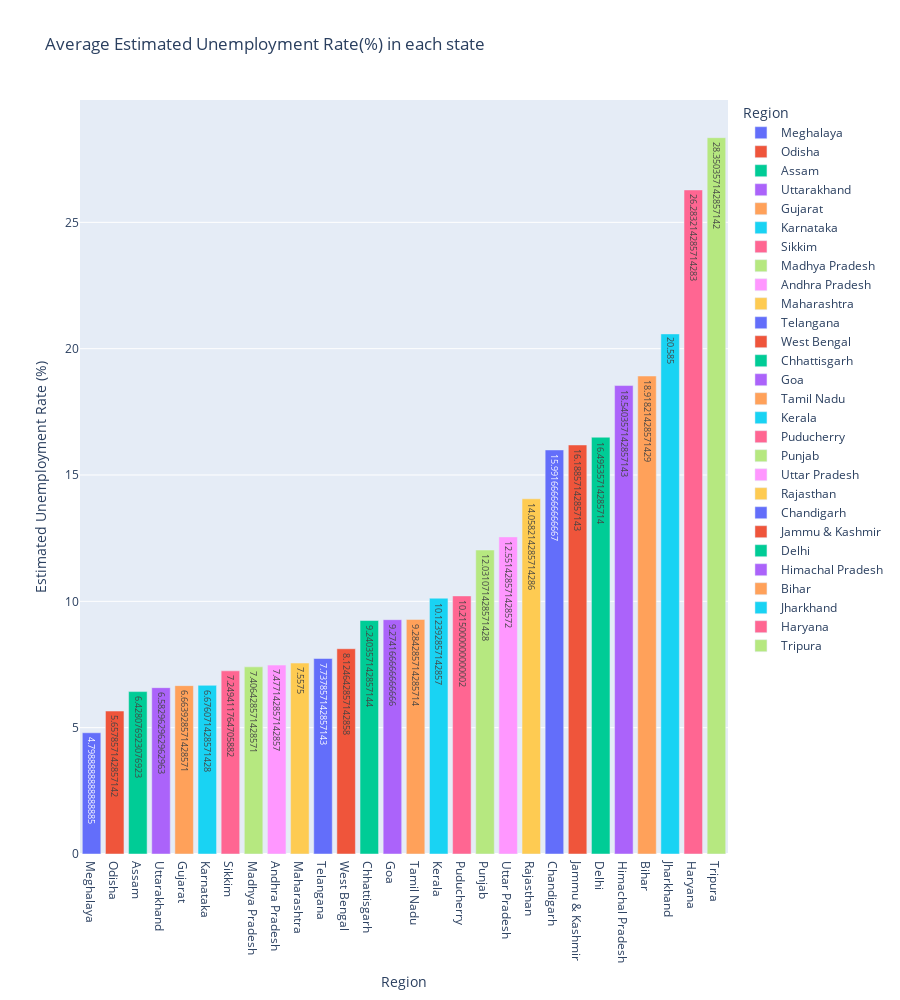

The notebook cell this image was saved under:
### Code cell
df_est_unemp_rate_vs_region = unemp_non_null[['Estimated Unemployment Rate (%)','Region']]

df_est_unemp_rate_vs_region = df_est_unemp_rate_vs_region.groupby('Region').mean().reset_index()

df_est_unemp_rate_vs_region = df_est_unemp_rate_vs_region.sort_values('Estimated Unemployment Rate (%)')

fig = px.bar(df_est_unemp_rate_vs_region, x='Region',y='Estimated Unemployment Rate (%)',color='Region',
            title='Average Estimated Unemployment Rate(%) in each state',template='plotly', text='Estimated Unemployment Rate (%)', height=1000)

fig.show()

### Figure 1 — Plotly figure (JSON) as saved in the notebook; plotly's stock layout.template omitted (floating-point values rounded to 4 significant figures)
{"data": [{"alignmentgroup": "True", "hovertemplate": "Region=%{x}<br>Estimated Unemployment Rate (%)=%{text}<extra></extra>", "legendgroup": "Meghalaya", "marker": {"color": "#636efa", "pattern": {"shape": ""}}, "name": "Meghalaya", "offsetgroup": "Meghalaya", "orientation": "v", "showlegend": true, "text": [4.799], "textposition": "auto", "type": "bar", "x": ["Meghalaya"], "xaxis": "x", "y": [4.799], "yaxis": "y"}, {"alignmentgroup": "True", "hovertemplate": "Region=%{x}<br>Estimated Unemployment Rate (%)=%{text}<extra></extra>", "legendgroup": "Odisha", "marker": {"color": "#EF553B", "pattern": {"shape": ""}}, "name": "Odisha", "offsetgroup": "Odisha", "orientation": "v", "showlegend": true, "text": [5.658], "textposition": "auto", "type": "bar", "x": ["Odisha"], "xaxis": "x", "y": [5.658], "yaxis": "y"}, {"alignmentgroup": "True", "hovertemplate": "Region=%{x}<br>Estimated Unemployment Rate (%)=%{text}<extra></extra>", "legendgroup": "Assam", "marker": {"color": "#00cc96", "pattern": {"shape": ""}}, "name": "Assam", "offsetgroup": "Assam", "orientation": "v", "showlegend": true, "text": [6.428], "textposition": "auto", "type": "bar", "x": ["Assam"], "xaxis": "x", "y": [6.428], "yaxis": "y"}, {"alignmentgroup": "True", "hovertemplate": "Region=%{x}<br>Estimated Unemployment Rate (%)=%{text}<extra></extra>", "legendgroup": "Uttarakhand", "marker": {"color": "#ab63fa", "pattern": {"shape": ""}}, "name": "Uttarakhand", "offsetgroup": "Uttarakhand", "orientation": "v", "showlegend": true, "text": [6.583], "textposition": "auto", "type": "bar", "x": ["Uttarakhand"], "xaxis": "x", "y": [6.583], "yaxis": "y"}, {"alignmentgroup": "True", "hovertemplate": "Region=%{x}<br>Estimated Unemployment Rate (%)=%{text}<extra></extra>", "legendgroup": "Gujarat", "marker": {"color": "#FFA15A", "pattern": {"shape": ""}}, "name": "Gujarat", "offsetgroup": "Gujarat", "orientation": "v", "showlegend": true, "text": [6.664], "textposition": "auto", "type": "bar", "x": ["Gujarat"], "xaxis": "x", "y": [6.664], "yaxis": "y"}, {"alignmentgroup": "True", "hovertemplate": "Region=%{x}<br>Estimated Unemployment Rate (%)=%{text}<extra></extra>", "legendgroup": "Karnataka", "marker": {"color": "#19d3f3", "pattern": {"shape": ""}}, "name": "Karnataka", "offsetgroup": "Karnataka", "orientation": "v", "showlegend": true, "text": [6.676], "textposition": "auto", "type": "bar", "x": ["Karnataka"], "xaxis": "x", "y": [6.676], "yaxis": "y"}, {"alignmentgroup": "True", "hovertemplate": "Region=%{x}<br>Estimated Unemployment Rate (%)=%{text}<extra></extra>", "legendgroup": "Sikkim", "marker": {"color": "#FF6692", "pattern": {"shape": ""}}, "name": "Sikkim", "offsetgroup": "Sikkim", "orientation": "v", "showlegend": true, "text": [7.249], "textposition": "auto", "type": "bar", "x": ["Sikkim"], "xaxis": "x", "y": [7.249], "yaxis": "y"}, {"alignmentgroup": "True", "hovertemplate": "Region=%{x}<br>Estimated Unemployment Rate (%)=%{text}<extra></extra>", "legendgroup": "Madhya Pradesh", "marker": {"color": "#B6E880", "pattern": {"shape": ""}}, "name": "Madhya Pradesh", "offsetgroup": "Madhya Pradesh", "orientation": "v", "showlegend": true, "text": [7.406], "textposition": "auto", "type": "bar", "x": ["Madhya Pradesh"], "xaxis": "x", "y": [7.406], "yaxis": "y"}, {"alignmentgroup": "True", "hovertemplate": "Region=%{x}<br>Estimated Unemployment Rate (%)=%{text}<extra></extra>", "legendgroup": "Andhra Pradesh", "marker": {"color": "#FF97FF", "pattern": {"shape": ""}}, "name": "Andhra Pradesh", "offsetgroup": "Andhra Pradesh", "orientation": "v", "showlegend": true, "text": [7.477], "textposition": "auto", "type": "bar", "x": ["Andhra Pradesh"], "xaxis": "x", "y": [7.477], "yaxis": "y"}, {"alignmentgroup": "True", "hovertemplate": "Region=%{x}<br>Estimated Unemployment Rate (%)=%{text}<extra></extra>", "legendgroup": "Maharashtra", "marker": {"color": "#FECB52", "pattern": {"shape": ""}}, "name": "Maharashtra", "offsetgroup": "Maharashtra", "orientation": "v", "showlegend": true, "text": [7.558], "textposition": "auto", "type": "bar", "x": ["Maharashtra"], "xaxis": "x", "y": [7.558], "yaxis": "y"}, {"alignmentgroup": "True", "hovertemplate": "Region=%{x}<br>Estimated Unemployment Rate (%)=%{text}<extra></extra>", "legendgroup": "Telangana", "marker": {"color": "#636efa", "pattern": {"shape": ""}}, "name": "Telangana", "offsetgroup": "Telangana", "orientation": "v", "showlegend": true, "text": [7.738], "textposition": "auto", "type": "bar", "x": ["Telangana"], "xaxis": "x", "y": [7.738], "yaxis": "y"}, {"alignmentgroup": "True", "hovertemplate": "Region=%{x}<br>Estimated Unemployment Rate (%)=%{text}<extra></extra>", "legendgroup": "West Bengal", "marker": {"color": "#EF553B", "pattern": {"shape": ""}}, "name": "West Bengal", "offsetgroup": "West Bengal", "orientation": "v", "showlegend": true, "text": [8.125], "textposition": "auto", "type": "bar", "x": ["West Bengal"], "xaxis": "x", "y": [8.125], "yaxis": "y"}, {"alignmentgroup": "True", "hovertemplate": "Region=%{x}<br>Estimated Unemployment Rate (%)=%{text}<extra></extra>", "legendgroup": "Chhattisgarh", "marker": {"color": "#00cc96", "pattern": {"shape": ""}}, "name": "Chhattisgarh", "offsetgroup": "Chhattisgarh", "orientation": "v", "showlegend": true, "text": [9.24], "textposition": "auto", "type": "bar", "x": ["Chhattisgarh"], "xaxis": "x", "y": [9.24], "yaxis": "y"}, {"alignmentgroup": "True", "hovertemplate": "Region=%{x}<br>Estimated Unemployment Rate (%)=%{text}<extra></extra>", "legendgroup": "Goa", "marker": {"color": "#ab63fa", "pattern": {"shape": ""}}, "name": "Goa", "offsetgroup": "Goa", "orientation": "v", "showlegend": true, "text": [9.274], "textposition": "auto", "type": "bar", "x": ["Goa"], "xaxis": "x", "y": [9.274], "yaxis": "y"}, {"alignmentgroup": "True", "hovertemplate": "Region=%{x}<br>Estimated Unemployment Rate (%)=%{text}<extra></extra>", "legendgroup": "Tamil Nadu", "marker": {"color": "#FFA15A", "pattern": {"shape": ""}}, "name": "Tamil Nadu", "offsetgroup": "Tamil Nadu", "orientation": "v", "showlegend": true, "text": [9.284], "textposition": "auto", "type": "bar", "x": ["Tamil Nadu"], "xaxis": "x", "y": [9.284], "yaxis": "y"}, {"alignmentgroup": "True", "hovertemplate": "Region=%{x}<br>Estimated Unemployment Rate (%)=%{text}<extra></extra>", "legendgroup": "Kerala", "marker": {"color": "#19d3f3", "pattern": {"shape": ""}}, "name": "Kerala", "offsetgroup": "Kerala", "orientation": "v", "showlegend": true, "text": [10.12], "textposition": "auto", "type": "bar", "x": ["Kerala"], "xaxis": "x", "y": [10.12], "yaxis": "y"}, {"alignmentgroup": "True", "hovertemplate": "Region=%{x}<br>Estimated Unemployment Rate (%)=%{text}<extra></extra>", "legendgroup": "Puducherry", "marker": {"color": "#FF6692", "pattern": {"shape": ""}}, "name": "Puducherry", "offsetgroup": "Puducherry", "orientation": "v", "showlegend": true, "text": [10.22], "textposition": "auto", "type": "bar", "x": ["Puducherry"], "xaxis": "x", "y": [10.22], "yaxis": "y"}, {"alignmentgroup": "True", "hovertemplate": "Region=%{x}<br>Estimated Unemployment Rate (%)=%{text}<extra></extra>", "legendgroup": "Punjab", "marker": {"color": "#B6E880", "pattern": {"shape": ""}}, "name": "Punjab", "offsetgroup": "Punjab", "orientation": "v", "showlegend": true, "text": [12.03], "textposition": "auto", "type": "bar", "x": ["Punjab"], "xaxis": "x", "y": [12.03], "yaxis": "y"}, {"alignmentgroup": "True", "hovertemplate": "Region=%{x}<br>Estimated Unemployment Rate (%)=%{text}<extra></extra>", "legendgroup": "Uttar Pradesh", "marker": {"color": "#FF97FF", "pattern": {"shape": ""}}, "name": "Uttar Pradesh", "offsetgroup": "Uttar Pradesh", "orientation": "v", "showlegend": true, "text": [12.55], "textposition": "auto", "type": "bar", "x": ["Uttar Pradesh"], "xaxis": "x", "y": [12.55], "yaxis": "y"}, {"alignmentgroup": "True", "hovertemplate": "Region=%{x}<br>Estimated Unemployment Rate (%)=%{text}<extra></extra>", "legendgroup": "Rajasthan", "marker": {"color": "#FECB52", "pattern": {"shape": ""}}, "name": "Rajasthan", "offsetgroup": "Rajasthan", "orientation": "v", "showlegend": true, "text": [14.06], "textposition": "auto", "type": "bar", "x": ["Rajasthan"], "xaxis": "x", "y": [14.06], "yaxis": "y"}, {"alignmentgroup": "True", "hovertemplate": "Region=%{x}<br>Estimated Unemployment Rate (%)=%{text}<extra></extra>", "legendgroup": "Chandigarh", "marker": {"color": "#636efa", "pattern": {"shape": ""}}, "name": "Chandigarh", "offsetgroup": "Chandigarh", "orientation": "v", "showlegend": true, "text": [15.99], "textposition": "auto", "type": "bar", "x": ["Chandigarh"], "xaxis": "x", "y": [15.99], "yaxis": "y"}, {"alignmentgroup": "True", "hovertemplate": "Region=%{x}<br>Estimated Unemployment Rate (%)=%{text}<extra></extra>", "legendgroup": "Jammu & Kashmir", "marker": {"color": "#EF553B", "pattern": {"shape": ""}}, "name": "Jammu & Kashmir", "offsetgroup": "Jammu & Kashmir", "orientation": "v", "showlegend": true, "text": [16.19], "textposition": "auto", "type": "bar", "x": ["Jammu & Kashmir"], "xaxis": "x", "y": [16.19], "yaxis": "y"}, {"alignmentgroup": "True", "hovertemplate": "Region=%{x}<br>Estimated Unemployment Rate (%)=%{text}<extra></extra>", "legendgroup": "Delhi", "marker": {"color": "#00cc96", "pattern": {"shape": ""}}, "name": "Delhi", "offsetgroup": "Delhi", "orientation": "v", "showlegend": true, "text": [16.5], "textposition": "auto", "type": "bar", "x": ["Delhi"], "xaxis": "x", "y": [16.5], "yaxis": "y"}, {"alignmentgroup": "True", "hovertemplate": "Region=%{x}<br>Estimated Unemployment Rate (%)=%{text}<extra></extra>", "legendgroup": "Himachal Pradesh", "marker": {"color": "#ab63fa", "pattern": {"shape": ""}}, "name": "Himachal Pradesh", "offsetgroup": "Himachal Pradesh", "orientation": "v", "showlegend": true, "text": [18.54], "textposition": "auto", "type": "bar", "x": ["Himachal Pradesh"], "xaxis": "x", "y": [18.54], "yaxis": "y"}, {"alignmentgroup": "True", "hovertemplate": "Region=%{x}<br>Estimated Unemployment Rate (%)=%{text}<extra></extra>", "legendgroup": "Bihar", "marker": {"color": "#FFA15A", "pattern": {"shape": ""}}, "name": "Bihar", "offsetgroup": "Bihar", "orientation": "v", "showlegend": true, "text": [18.92], "textposition": "auto", "type": "bar", "x": ["Bihar"], "xaxis": "x", "y": [18.92], "yaxis": "y"}, {"alignmentgroup": "True", "hovertemplate": "Region=%{x}<br>Estimated Unemployment Rate (%)=%{text}<extra></extra>", "legendgroup": "Jharkhand", "marker": {"color": "#19d3f3", "pattern": {"shape": ""}}, "name": "Jharkhand", "offsetgroup": "Jharkhand", "orientation": "v", "showlegend": true, "text": [20.59], "textposition": "auto", "type": "bar", "x": ["Jharkhand"], "xaxis": "x", "y": [20.59], "yaxis": "y"}, {"alignmentgroup": "True", "hovertemplate": "Region=%{x}<br>Estimated Unemployment Rate (%)=%{text}<extra></extra>", "legendgroup": "Haryana", "marker": {"color": "#FF6692", "pattern": {"shape": ""}}, "name": "Haryana", "offsetgroup": "Haryana", "orientation": "v", "showlegend": true, "text": [26.28], "textposition": "auto", "type": "bar", "x": ["Haryana"], "xaxis": "x", "y": [26.28], "yaxis": "y"}, {"alignmentgroup": "True", "hovertemplate": "Region=%{x}<br>Estimated Unemployment Rate (%)=%{text}<extra></extra>", "legendgroup": "Tripura", "marker": {"color": "#B6E880", "pattern": {"shape": ""}}, "name": "Tripura", "offsetgroup": "Tripura", "orientation": "v", "showlegend": true, "text": [28.35], "textposition": "auto", "type": "bar", "x": ["Tripura"], "xaxis": "x", "y": [28.35], "yaxis": "y"}], "layout": {"barmode": "relative", "height": 1000, "legend": {"title": {"text": "Region"}, "tracegroupgap": 0}, "title": {"text": "Average Estimated Unemployment Rate(%) in each state"}, "xaxis": {"anchor": "y", "categoryarray": ["Meghalaya", "Odisha", "Assam", "Uttarakhand", "Gujarat", "Karnataka", "Sikkim", "Madhya Pradesh", "Andhra Pradesh", "Maharashtra", "Telangana", "West Bengal", "Chhattisgarh", "Goa", "Tamil Nadu", "Kerala", "Puducherry", "Punjab", "Uttar Pradesh", "Rajasthan", "Chandigarh", "Jammu & Kashmir", "Delhi", "Himachal Pradesh", "Bihar", "Jharkhand", "Haryana", "Tripura"], "categoryorder": "array", "domain": [0, 1], "title": {"text": "Region"}}, "yaxis": {"anchor": "x", "domain": [0, 1], "title": {"text": "Estimated Unemployment Rate (%)"}}}}
